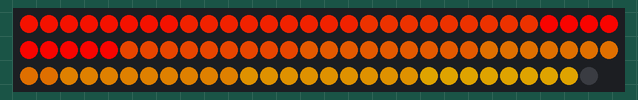
This program was run on a simulated Arduino Uno, built with avr-gcc and run on an emulated ATmega328P. On the bench: 89 RGB LEDs in strip order, left to right, continuing on the next row. Dim RGB values are drawn brighter than linear; random numbers use the default seed unless the program sets one; what the program prints to the serial monitor is not drawn.

Above: at 3.1 s.
At 7.7 s:
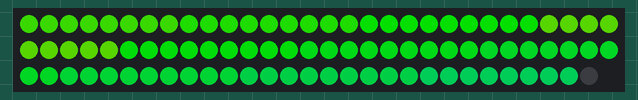
At 12.31 s:
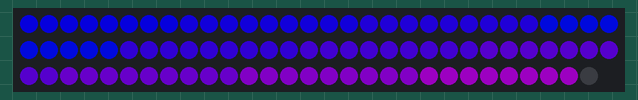
At 21.53 s:
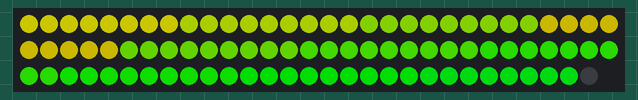
At 30.65 s:
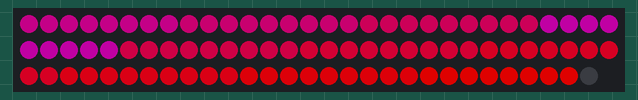
At 39.88 s:
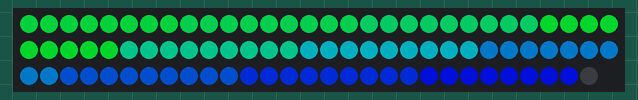

The program:

main.cpp
```cpp
#include <Arduino.h>
#include <FastLED.h>
#include <rainbow.h>
#include <ripple.h>
/* HARDWARE DEFINITIONS */
#define NUM_PANELS 10
#define LED_PIN 3
#define NUM_LEDS 89
#define BRIGHTNESS 255
#define LED_TYPE WS2811
#define COLOR_ORDER GRB

/* LIGHT-SPECIFIC DEFS */
#define UPDATES_PER_SECOND 60 // define the speed
#define HUE_DELTA 3

CRGBArray<NUM_LEDS> leds;
CHSV hsvArray[NUM_PANELS];

CRGBSet panelArray[] = {
    leds(26, 34),
    leds(0, 7),
    leds(8, 16),
    leds(17, 25),
    leds(35, 43),
    leds(44, 52),
    leds(53, 61),
    leds(62, 70),
    leds(71, 79),
    leds(80, 87),
};

int adj[10][3] = {
    {3, -1, -1},
    {2, -1, -1},
    {1, 3, -1},
    {0, 4, 2},
    {3, 5, -1},
    {4, 6, -1},
    {5, 7, 9},
    {6, 8, -1},
    {7, -1, -1},
    {6, -1, -1}};

CHSV selected;
CHSV neighbour;

unsigned long elapsedSinceRipple;

void setup()
{
  delay(3000); // power-up safety delay
  selected.hue = 100;
  selected.value = 255;
  selected.sat = 240;
  neighbour.hue = HUE_RED;
  neighbour.value = 255;
  neighbour.sat = 240;
  Serial.begin(9600);
  Serial.println("starting...");
  FastLED.addLeds<LED_TYPE, LED_PIN, COLOR_ORDER>(leds, NUM_LEDS).setCorrection(TypicalLEDStrip);
  FastLED.setBrightness(BRIGHTNESS);
  for (int i = 0; i < NUM_PANELS; i++)
  {
    hsvArray[i].hue = i * 5;
    hsvArray[i].sat = 240;
    hsvArray[i].val = BRIGHTNESS;
  }
  elapsedSinceRipple = millis();
}

void loop()
{
  rainbowCycle(panelArray, 1, hsvArray, NUM_PANELS);
  ripple2(panelArray, hsvArray, adj, elapsedSinceRipple);
  // for (int i = 0; i < NUM_PANELS; i++)
  // {

  //   panelArray[i] = selected;
  //   for (int j = 0; j < 3; j++)
  //   {
  //     if (adj[i][j] != -1) panelArray[adj[i][j]] = neighbour;
  //   }
  //   FastLED.show();
  //   delay(2000);
  //   FastLED.clear();
  //   FastLED.show();
  // }
  // int selectedPanel = (int) random(NUM_PANELS+1);
  // ripple(panelArray, hsvArray[0], selectedPanel, NUM_PANELS, adj);
  delay(1000 / UPDATES_PER_SECOND);
}

// Ripple effect
// Decrease brightness of each panel by x each iteration, to a certain minimum
// If the queue doesn't have any neighbours in it, then have a random chance of a panel being added to the queue
// On every iteration of a loop, set brightness of panels in queue, clear the panels in the queue, add them to the done array and replace them with their neighbours
```

rainbow.cpp
```cpp
#include <FastLED.h>


void rainbowCycle(CRGBSet panels[], int hueDelta, CHSV hsvs[], int NUM_PANELS) {
  for (int i = 0; i < NUM_PANELS; i++)
  {
    panels[i] = hsvs[i];
    hsvs[i].hue+=hueDelta;
    FastLED.show();
  }
}
```

rainbow.h
```cpp
#include <FastLED.h>

void rainbowCycle(CRGBSet panels[], int hueDelta, CHSV hsvs[], int NUM_PANELS);
```

ripple.cpp
```cpp
#include <FastLED.h>
#include <cppQueue.h>

// int adj[10][3] = {
//     {3, -1, -1},
//     {2, -1, -1},
//     {1, 3, -1},
//     {0, 4, 2},
//     {3, 5, -1},
//     {4, 6, -1},
//     {5, 7, 9},
//     {6, 8, -1},
//     {7, -1, -1},
//     {6, -1, -1}};

int NUM_PANELS = 10;
int maxBrightness = 250;
int minBrightness = 200;
int dimmingIncrement = 5;
bool visited[10] = {false};
int rippleChance = 300;
// bool queue[10] = {false};

int minMillisBeforeRipple = 5000;
int maxMillisBeforeRipple = 15000;

cppQueue queue(sizeof(int), 10, LIFO);

bool shouldRipple(int chance)
{
  int rand = random(chance);
  return rand == (int)rand / 2;
}

void ripple2(CRGBSet panels[], CHSV hsvs[], const int adj[10][3], unsigned long &elapsed)
{
  // On every iteration of a loop, set brightness of panels in queue, clear the panels in the queue, add them to the done array and replace them with their neighbours
  if (!queue.isEmpty())
  {
    cppQueue temp(sizeof(int), 10, LIFO);
    while (!queue.isEmpty())
    {
      int rec;
      queue.pop(&rec);
      visited[rec] = true;
      temp.push(&rec);
      hsvs[rec].value = maxBrightness;
    }
    while (!temp.isEmpty())
    {
      int p;
      temp.pop(&p);
      for (int i = 0; i < 3; i++)
      {
        if (adj[p][i] != -1 && !visited[adj[p][i]])
          queue.push(&adj[p][i]);
      }
    }
  }

  // If the queue doesn't have any neighbours in it, then have a random chance of a panel being added to the queue
  int randomPanel = random(10);
  if (queue.isEmpty() && millis() - elapsed > minMillisBeforeRipple && (millis() - elapsed > maxMillisBeforeRipple || shouldRipple(rippleChance)))
  {
    queue.push(&randomPanel);
    for (int i = 0; i < NUM_PANELS; i++)
    {
      visited[i] = false;
    }
    elapsed = millis();
  }

  // Decrease brightness of each panel by x each iteration, to a certain minimum
  for (int i = 0; i < NUM_PANELS; i++)
  {
    if (hsvs[i].value > minBrightness)
      hsvs[i].value -= dimmingIncrement; // TODO implement logic to make sure it always approaches same value
    panels[i] = hsvs[i];
  }
  FastLED.show();
}

// void computeDistances(const int adj[10][3], int index, int res[10], bool visited[],int level = 0) {
//   if (visited[index]) return;
//   res[index] = level;
//   visited[index]= true;
//   for (int i = 0; i < 3; i++)
//   {
//     if(adj[index][i] != -1) {
//       computeDistances(adj, adj[index][i], res, visited, level + 1);
//     }
//   }
// }

// void ripple(CRGBSet panels[], CHSV startingHue, int startingIndex, int NUM_PANELS, int adj[10][3]) {
//   bool visited[NUM_PANELS] = {false};
//   panels[startingIndex] = startingHue;
//   int res[10] = {0};
//   computeDistances(adj, startingIndex, res, visited, 0);
//   for (int i = 0; i < 20; i++)
//   {
//     for (int j = 0; j < 10; j++)
//     {
//       if (res[j] <= i){
//         startingHue.val -= 10;
//         panels[j] = startingHue;
//         startingHue.val += 10;
//       }
//     }
//     FastLED.show();
//     delay(50);
//     startingHue.val -= 10;
//   }

// }
```

ripple.h
```cpp
#include <FastLED.h>

void ripple2(CRGBSet panels[], CHSV hsvs[], const int adj[10][3], unsigned long &elapsed);
bool shouldRipple(int chance);
// void ripple(CRGBSet panels[], CHSV startingHue, int startingIndex, int NUM_PANELS, int adj[10][3]);
// void computeDistances(const int adj[10][3], int index, int res[10], bool visited[], int level = 0);
```
